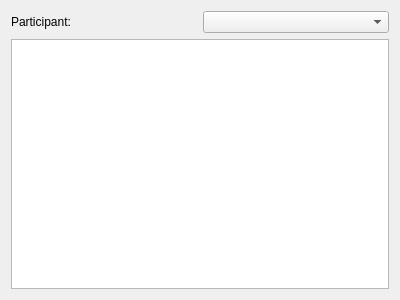
<?xml version="1.0" encoding="UTF-8"?>
<ui version="4.0">
 <class>SessionBrowser</class>
 <widget class="QWidget" name="SessionBrowser">
  <property name="geometry">
   <rect>
    <x>0</x>
    <y>0</y>
    <width>400</width>
    <height>300</height>
   </rect>
  </property>
  <property name="windowTitle">
   <string>Form</string>
  </property>
  <layout class="QGridLayout" name="gridLayout">
   <item row="0" column="0">
    <layout class="QHBoxLayout" name="hlayout">
     <item>
      <widget class="QLabel" name="participantLabel">
       <property name="text">
        <string>Participant:</string>
       </property>
      </widget>
     </item>
     <item>
      <widget class="QComboBox" name="participantComboBox"/>
     </item>
    </layout>
   </item>
   <item row="1" column="0">
    <widget class="QListWidget" name="sessionList">
     <property name="sizePolicy">
      <sizepolicy hsizetype="Preferred" vsizetype="Expanding">
       <horstretch>0</horstretch>
       <verstretch>0</verstretch>
      </sizepolicy>
     </property>
     <property name="showDropIndicator" stdset="0">
      <bool>false</bool>
     </property>
     <property name="alternatingRowColors">
      <bool>true</bool>
     </property>
     <property name="selectionMode">
      <enum>QAbstractItemView::SingleSelection</enum>
     </property>
     <property name="selectionBehavior">
      <enum>QAbstractItemView::SelectItems</enum>
     </property>
     <property name="resizeMode">
      <enum>QListView::Fixed</enum>
     </property>
    </widget>
   </item>
  </layout>
 </widget>
 <resources/>
 <connections/>
</ui>
